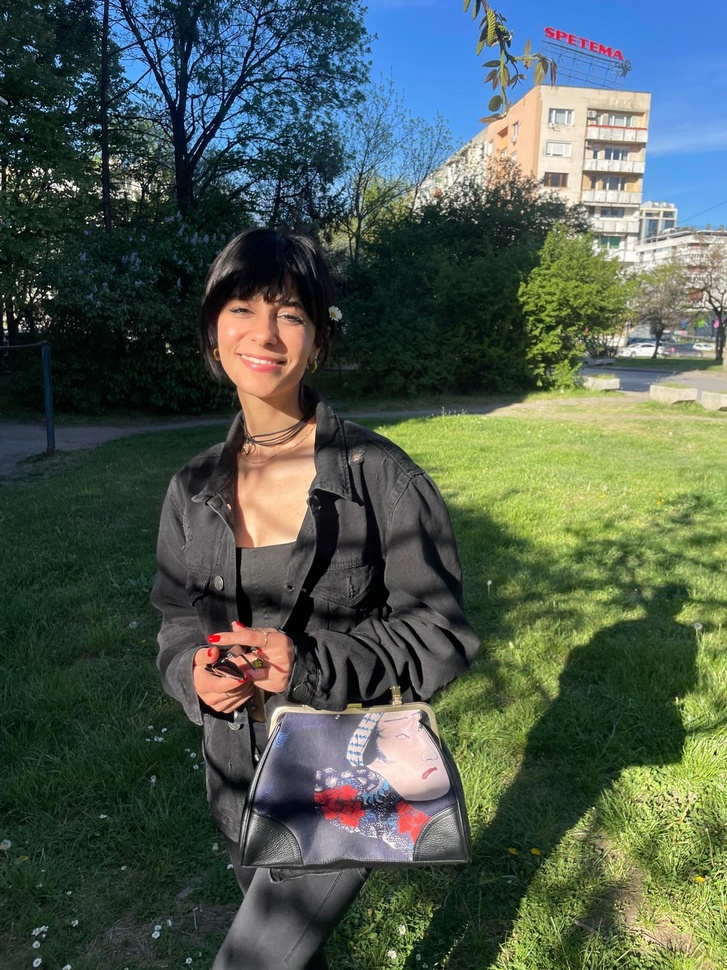
#> input picture ImageProcessor/imgs/WhatsApp Image 2024-05-10 at 11.42.31 AM.jpeg, 727 x 970 px, shrunk from 1200 x 1600 before the run; its folder holds only this picture in this run
$ python imgEditor.py
#> lines starting #> are read from the running program, lines starting #| are printed output that depends on the picture
from PIL import Image, ImageEnhance, ImageFilter
import os


path= './imgs'
pathOut= '/editedImgs'

for filename in os.listdir(path):
    img = Image.open(f'{path}/{filename}')
#> img is the input picture: PIL image 727x970 RGB; mean R, G, B 78.3, 91.9, 80.8
    edit = img.filter(ImageFilter.SHARPEN)
    factor = 1.5
    enhancer = ImageEnhance.Contrast(edit)
    edit = enhancer.enhance(factor)
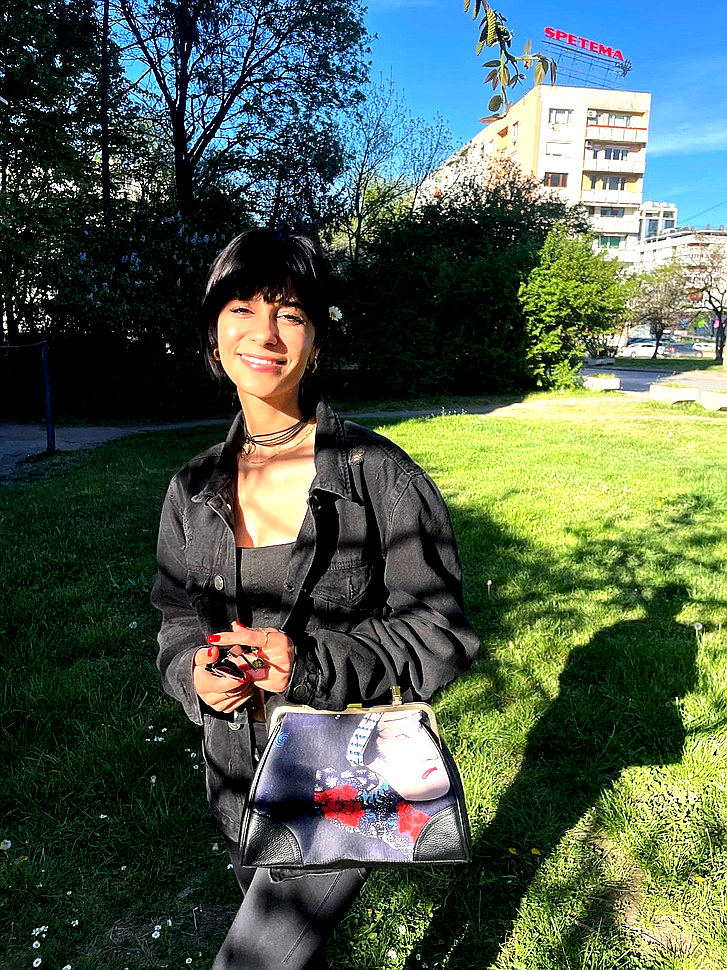
#> edit: PIL image 727x970 RGB; mean R, G, B 78.8, 94.8, 78.5
    clean_name = os.path.splitext(filename)[0]
    edit.save(f'.{pathOut}/{clean_name}_edited.jpg')

$ run again, on ImageProcessor/imgs/WhatsApp Image 2024-05-10 at 11.42.47 AM.jpeg
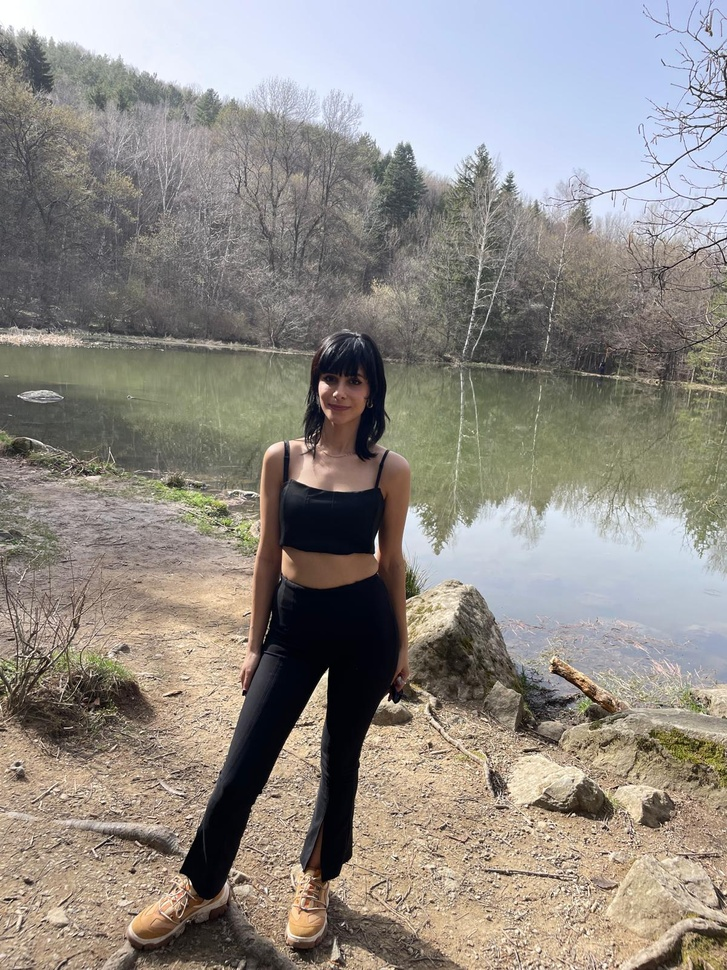
#> input picture ImageProcessor/imgs/WhatsApp Image 2024-05-10 at 11.42.47 AM.jpeg, 727 x 970 px, shrunk from 1200 x 1600 before the run
#> img is the input picture: PIL image 727x970 RGB; mean R, G, B 145, 139.8, 133.9
#> `edit = enhancer.enhance(factor)`:
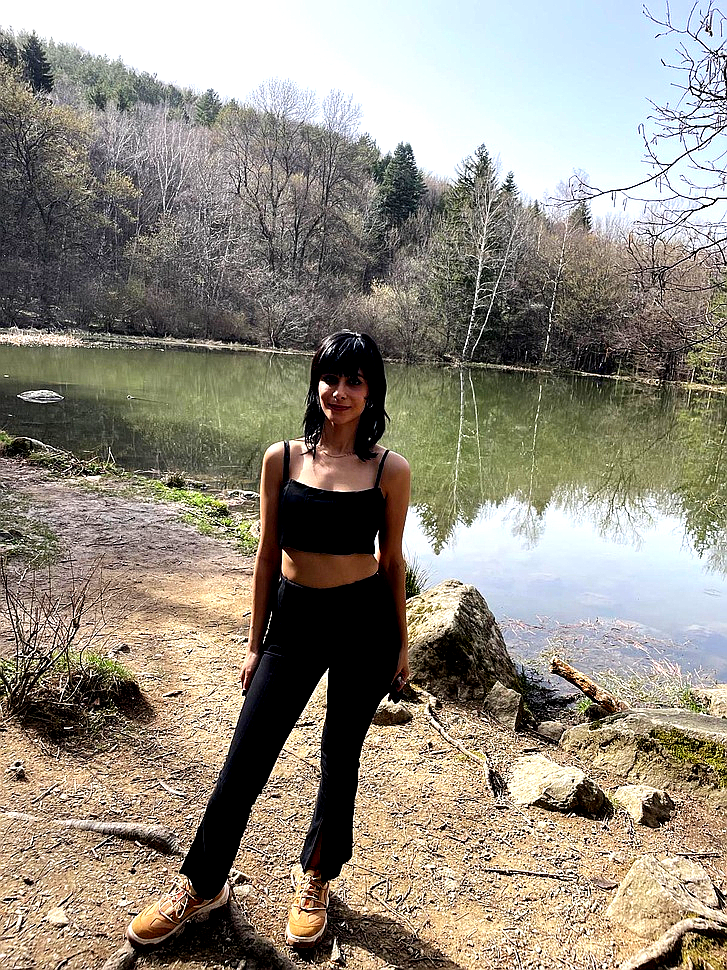
#> edit: PIL image 727x970 RGB; mean R, G, B 146.6, 140.4, 128.1
